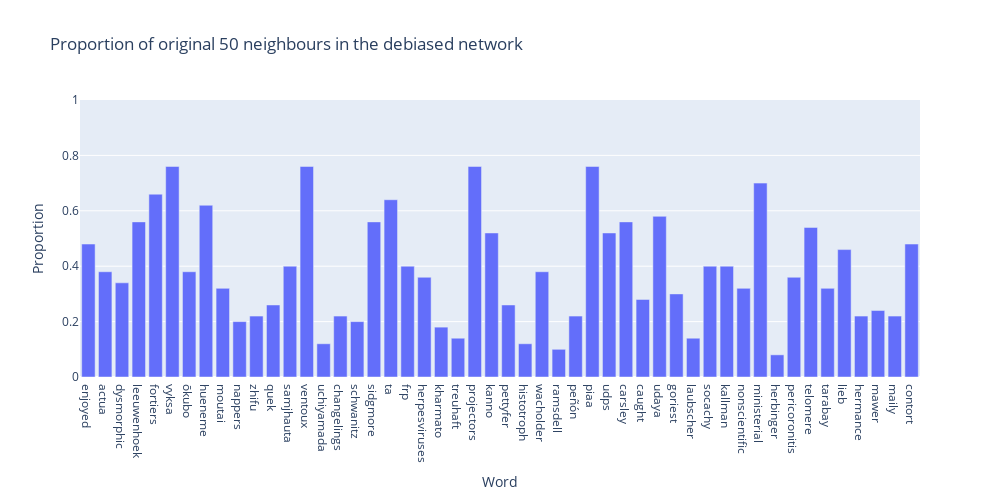

Write notebook code for a chart like this one.
### Code cell
import plotly_express as px
df2 = pd.DataFrame(inlp_freq, columns=['word', 'previous_neighbours', 'freq'])

#plot the frequency of the original neighbours in the debiased network in a horizontal bar chart

fig = px.bar(df2, x='word', y='freq', title='Proportion of original 50 neighbours in the debiased network',
             labels={'freq': 'Proportion', 'word': 'Word'},
             height=500, width=1000)
#update the layout of the plot: update the y axis to be between 0 and 0.5 and the x axis to include all ticks
fig.update_layout(yaxis=dict(range=[0, 1]))

fig.show()

### Figure 1 — Plotly figure (JSON) as saved in the notebook; plotly's stock layout.template omitted (floating-point values rounded to 4 significant figures)
{"data": [{"alignmentgroup": "True", "hovertemplate": "Word=%{x}<br>Proportion=%{y}<extra></extra>", "legendgroup": "", "marker": {"color": "#636efa", "pattern": {"shape": ""}}, "name": "", "offsetgroup": "", "orientation": "v", "showlegend": false, "textposition": "auto", "type": "bar", "x": ["enjoyed", "actua", "dysmorphic", "leeuwenhoek", "fortiers", "vyksa", "ōkubo", "hueneme", "moutai", "nappers", "zhifu", "quek", "samjhauta", "ventoux", "uchiyamada", "changelings", "schwanitz", "sidgmore", "ta", "frp", "herpesviruses", "kharmato", "treuhaft", "projectors", "kanno", "pettyfer", "histotroph", "wacholder", "ramsdell", "peñón", "piaa", "udps", "carsley", "caught", "udaya", "goriest", "laubscher", "socachy", "kallman", "nonscientific", "ministerial", "herbinger", "pericoronitis", "telomere", "tarabay", "lieb", "hermance", "mawer", "maily", "contort"], "xaxis": "x", "y": [0.48, 0.38, 0.34, 0.56, 0.66, 0.76, 0.38, 0.62, 0.32, 0.2, 0.22, 0.26, 0.4, 0.76, 0.12, 0.22, 0.2, 0.56, 0.64, 0.4, 0.36, 0.18, 0.14, 0.76, 0.52, 0.26, 0.12, 0.38, 0.1, 0.22, 0.76, 0.52, 0.56, 0.28, 0.58, 0.3, 0.14, 0.4, 0.4, 0.32, 0.7, 0.08, 0.36, 0.54, 0.32, 0.46, 0.22, 0.24, 0.22, 0.48], "yaxis": "y"}], "layout": {"barmode": "relative", "height": 500, "legend": {"tracegroupgap": 0}, "title": {"text": "Proportion of original 50 neighbours in the debiased network"}, "width": 1000, "xaxis": {"anchor": "y", "domain": [0, 1], "title": {"text": "Word"}}, "yaxis": {"anchor": "x", "domain": [0, 1], "range": [0, 1], "title": {"text": "Proportion"}}}}
